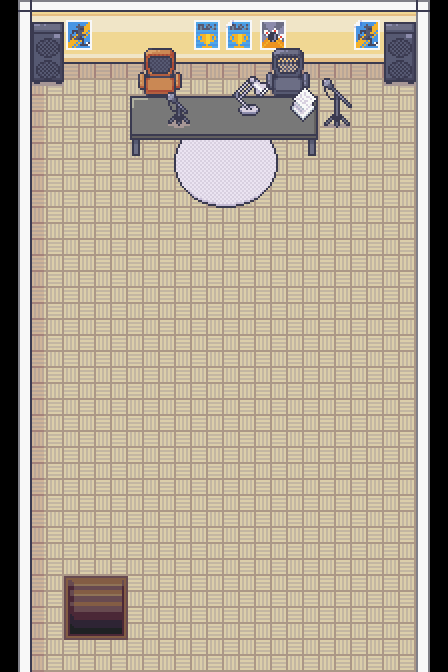

Tiled map render using the project's own tile images. Description and the map definition, with tile-layer contents summarised, below:
An orthogonal 14x21 tile map with 32x32 px tiles, 4 tile layers (Tile Layer 1, Tile Layer 2, Tile Layer 3, Tile Layer 4), 4 tilesets and 19 objects (13x event, 6x collision).

<map version="1.10" tiledversion="1.11.0" orientation="orthogonal" renderorder="right-down" compressionlevel="0" width="14" height="21" tilewidth="32" tileheight="32" infinite="0" nextlayerid="7" nextobjectid="40">
 <properties>
  <property name="edges" value="clamped" />
  <property name="inside" type="bool" value="true" />
  <property name="map_type" value="dungeon" />
  <property name="scenario" value="spyder" />
  <property name="slug" value="radiotower" />
 </properties>
 <tileset firstgid="1" name="Office_interiors_shadowless_16x16" tilewidth="32" tileheight="32" tilecount="528" columns="22">
  <image source="../gfx/tilesets/Office_interiors_shadowless_16x16.png" width="704" height="768" />
 </tileset>
 <tileset firstgid="529" name="Interiors_16x16" tilewidth="32" tileheight="32" tilecount="2592" columns="16">
  <image source="../gfx/tilesets/Interiors_16x16.png" width="512" height="5184" />
 </tileset>
 <tileset firstgid="3121" name="Tilesets_16x16" tilewidth="32" tileheight="32" tilecount="1760" columns="40">
  <image source="../gfx/tilesets/Tilesets_16x16.png" width="1280" height="1408" />
 </tileset>
 <tileset firstgid="4881" source="../gfx/tilesets/core_indoor_stairs.tsx" />
 <layer id="1" name="Tile Layer 1" width="14" height="21">
  <data>[294 cells, 294 non-empty, 16 distinct tile ids]</data>
 </layer>
 <layer id="2" name="Tile Layer 2" width="14" height="21">
  <data>[294 cells, 38 non-empty, 35 distinct tile ids]</data>
 </layer>
 <layer id="5" name="Tile Layer 3" width="14" height="21">
  <data>[294 cells, 20 non-empty, 14 distinct tile ids]</data>
 </layer>
 <layer id="6" name="Tile Layer 4" width="14" height="21">
  <data>[294 cells, 8 non-empty, 8 distinct tile ids]</data>
 </layer>
 <objectgroup color="#ff0000" id="3" name="Collisions">
  <object id="1" type="collision" x="0" y="0" width="32" height="672" />
  <object id="2" type="collision" x="416" y="0" width="32" height="672" />
  <object id="3" type="collision" x="32" y="0" width="384" height="64" />
  <object id="35" type="collision" x="128" y="96" width="224" height="32" />
  <object id="36" type="collision" x="128" y="64" width="64" height="32" />
  <object id="37" type="collision" x="256" y="64" width="64" height="32" />
 </objectgroup>
 <objectgroup color="#ffff00" id="4" name="Events">
  <object id="14" name="Teleport to Omnichannel 4" type="event" x="64" y="576" width="32" height="32">
   <properties>
    <property name="act1" value="transition_teleport player,spyder_omnichannel4.tmx,10,2,0.3" />
    <property name="act2" value="char_face player,down" />
    <property name="cond1" value="is char_at player" />
   </properties>
  </object>
  <object id="15" name="Teleport to Omnichannel 4" type="event" x="96" y="576" width="32" height="32">
   <properties>
    <property name="act1" value="transition_teleport player,spyder_omnichannel4.tmx,11,2,0.3" />
    <property name="act2" value="char_face player,down" />
    <property name="cond1" value="is char_at player" />
   </properties>
  </object>
  <object id="17" name="Play Music" type="event" x="0" y="0" width="32" height="32">
   <properties>
    <property name="act1" value="play_music music_omnichannel" />
    <property name="cond1" value="not music_playing music_omnichannel" />
   </properties>
  </object>
  <object id="19" name="Create Zoolander" type="event" x="224" y="448" width="32" height="32">
   <properties>
    <property name="act1" value="create_npc spyder_route3_zoolander,7,14" />
    <property name="cond1" value="not char_exists spyder_route3_zoolander" />
    <property name="cond2" value="not battle_outcome_count player,won,spyder_omnichannel_beaverbrook,1" />
   </properties>
  </object>
  <object id="20" name="Talk Zoolander" type="event" x="224" y="416" width="32" height="32">
   <properties>
    <property name="act1" value="translated_dialog spyder_omnichannel_zoolander1" />
    <property name="behav1" value="talk spyder_route3_zoolander" />
   </properties>
  </object>
  <object id="21" name="Create Donald" type="event" x="352" y="448" width="32" height="32">
   <properties>
    <property name="act1" value="create_npc spyder_scoop_donald,11,14" />
    <property name="cond1" value="not char_exists spyder_scoop_donald" />
    <property name="cond2" value="not battle_outcome_count player,won,spyder_omnichannel_beaverbrook,1" />
   </properties>
  </object>
  </objectgroup>
</map>
<!-- 7 of 19 objects omitted -->
